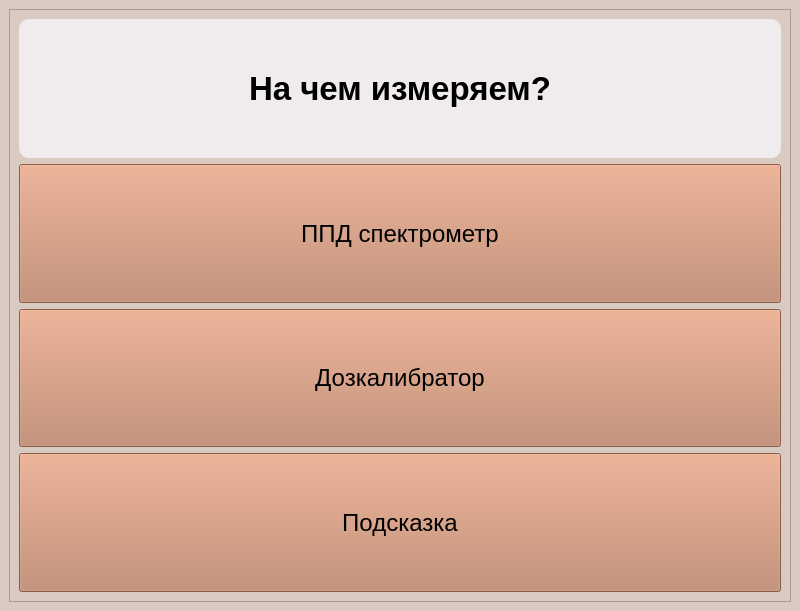
<?xml version="1.0" encoding="UTF-8"?>
<ui version="4.0">
 <class>MainWindow</class>
 <widget class="QMainWindow" name="MainWindow">
  <property name="geometry">
   <rect>
    <x>0</x>
    <y>0</y>
    <width>800</width>
    <height>611</height>
   </rect>
  </property>
  <property name="windowTitle">
   <string>MainWindow</string>
  </property>
  <property name="styleSheet">
   <string notr="true">background-color: #d9cbc2</string>
  </property>
  <widget class="QWidget" name="centralwidget">
   <layout class="QVBoxLayout" name="verticalLayout_3">
    <item>
     <widget class="QFrame" name="frame">
      <property name="frameShape">
       <enum>QFrame::Shape::StyledPanel</enum>
      </property>
      <property name="frameShadow">
       <enum>QFrame::Shadow::Raised</enum>
      </property>
      <layout class="QVBoxLayout" name="verticalLayout_2">
       <item>
        <layout class="QVBoxLayout" name="verticalLayout">
         <item>
          <widget class="QLabel" name="label_menu">
           <property name="maximumSize">
            <size>
             <width>5000</width>
             <height>5000</height>
            </size>
           </property>
           <property name="styleSheet">
            <string notr="true">font: 25pt;
background-color: #f0eced;
font-weight: bold;
border-radius: 10px</string>
           </property>
           <property name="text">
            <string>На чем измеряем?</string>
           </property>
           <property name="alignment">
            <set>Qt::AlignmentFlag::AlignCenter</set>
           </property>
          </widget>
         </item>
         <item>
          <widget class="QPushButton" name="pushButton_menu_ppd">
           <property name="maximumSize">
            <size>
             <width>5000</width>
             <height>5000</height>
            </size>
           </property>
           <property name="styleSheet">
            <string notr="true">background-color: #be8164;
font: 18pt;
color: black;</string>
           </property>
           <property name="text">
            <string>ППД спектрометр</string>
           </property>
          </widget>
         </item>
         <item>
          <widget class="QPushButton" name="pushButton_menu_guide">
           <property name="maximumSize">
            <size>
             <width>5000</width>
             <height>5000</height>
            </size>
           </property>
           <property name="styleSheet">
            <string notr="true">background-color: #be8164;
font: 18pt;
color: black;</string>
           </property>
           <property name="text">
            <string>Дозкалибратор</string>
           </property>
          </widget>
         </item>
         <item>
          <widget class="QPushButton" name="pushButton_menu_dozcal">
           <property name="maximumSize">
            <size>
             <width>5000</width>
             <height>5000</height>
            </size>
           </property>
           <property name="styleSheet">
            <string notr="true">background-color: #be8164;
font: 18pt;
color: black;</string>
           </property>
           <property name="text">
            <string>Подсказка</string>
           </property>
          </widget>
         </item>
        </layout>
       </item>
      </layout>
     </widget>
    </item>
   </layout>
  </widget>
 </widget>
 <resources/>
 <connections/>
</ui>
